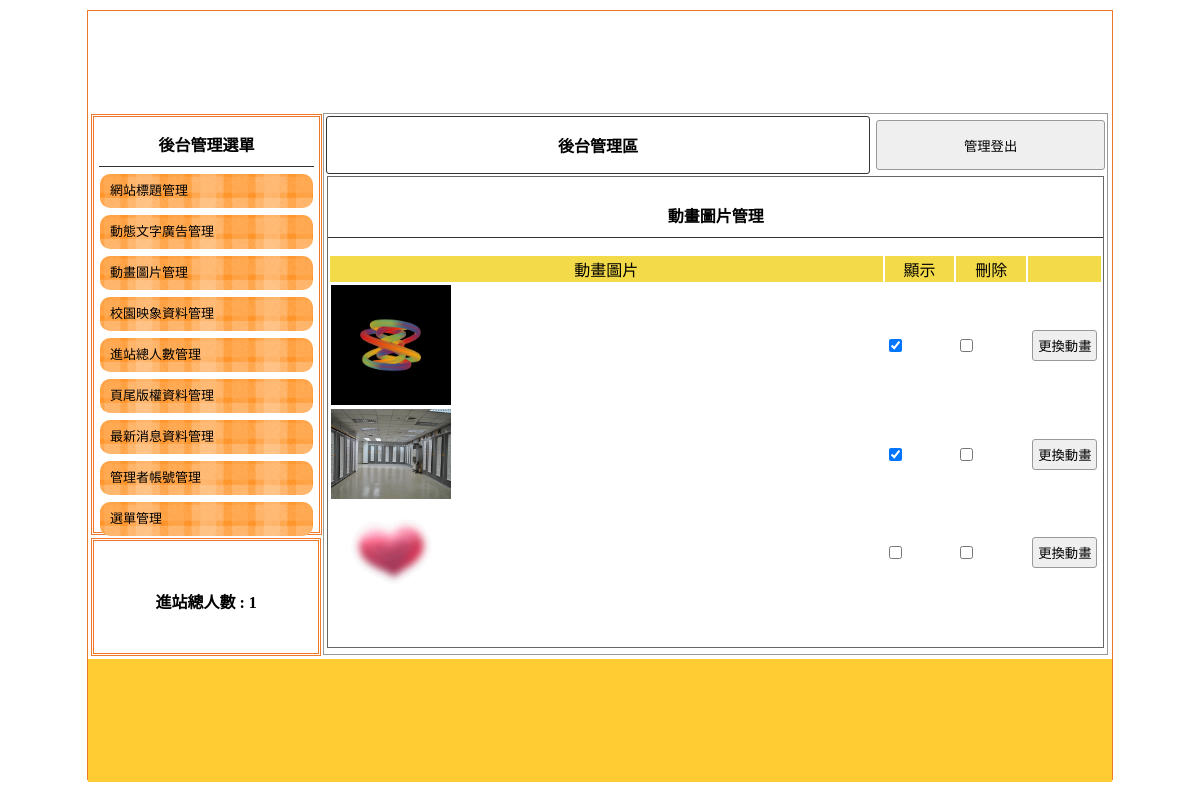
The page /backend.php?do=mvim on the database its author committed.
### tables this page shows
CREATE TABLE `mvim` (
  `id` int(10) UNSIGNED NOT NULL,
  `img` text DEFAULT NULL,
  `sh` int(1) UNSIGNED DEFAULT NULL
);

### api/db.php (called while the page is built, shortened)
<?php
class DB{
private $dsn="mysql:host=localhost;dbname=db09;charset=utf8";
private $pdo;
private $table;
function __construct($table){
    $this->table=$table;
    $this->pdo=new PDO($this->dsn,"root",'');
}
function all(...$arg){
    $sql="select * from $this->table ";
    return $this->pdo->query($sql)->fetchAll(PDO::FETCH_ASSOC);
}
}
?>

### backend/mvim.php (the view, shortened to what this page needs)
<div style="width:99%; height:87%; margin:auto; overflow:auto; border:#666 1px solid;">
    <p class="t cent botli">動畫圖片管理</p>
    <form method="post"  action="./api/edit.php">
        <table width="100%">
            <tbody>
                <tr class="yel">
                    <td width="80%">動畫圖片</td>
                    <td width="10%">顯示</td>
                    <td width="10%">刪除</td>
                    <td></td>
                </tr>
                <?php
                 $rows=${ucfirst($do)}->all();
                 foreach($rows as $row):
                ?>
                <tr>
                    <td>
                        <img src="./images/<?=$row['img'];?>" style="width:120px">
                    </td>
                    <td>
                        <input type="checkbox" name="sh[]" value="<?=$row['id'];?>" <?=($row['sh']==1)?"checked":"";?>>
                    </td>
                    <td>
                        <input type="checkbox" name="del[]" value="<?=$row['id'];?>">
                    </td>
                    <td>
                        <input type="button" value="更換動畫" onclick="op('#cover','#cvr','./modal/update.php?id=<?=$row['id'];?>&table=<?=$do;?>')">
                    </td>
                </tr>
                <?php
                 endforeach;
                ?>
            </tbody>
        </table>
        <table style="margin-top:40px; width:70%;">
            <tbody>
                <tr>
                    <td width="200px"><input type="button"
                            value="新增動畫圖片"></td>
                    <td class="cent"><input type="submit" value="修改確定"><input
                            type="reset" value="重置"></td>
                </tr>
            </tbody>
        </table>
    </form>
</div>

### css/css.css (style rules this page uses)
body { padding:0px; margin:0px; }
.t { font-weight:800; display:block; text-align:center; padding:10px 1px 10px 1px; }
.botli { border-bottom:#333 1px solid; }
.cent { text-align:center; }
input,button { border:#999 1px solid; border-radius:3px; background:#EFEFEF; padding:5px; margin:3px; }
.yel td { background:#F3DA49; text-align:center; }

### rows shown on the page
mvim: img (picture), sh "☑"
mvim: img (picture), sh "☑"
mvim: img (picture)
